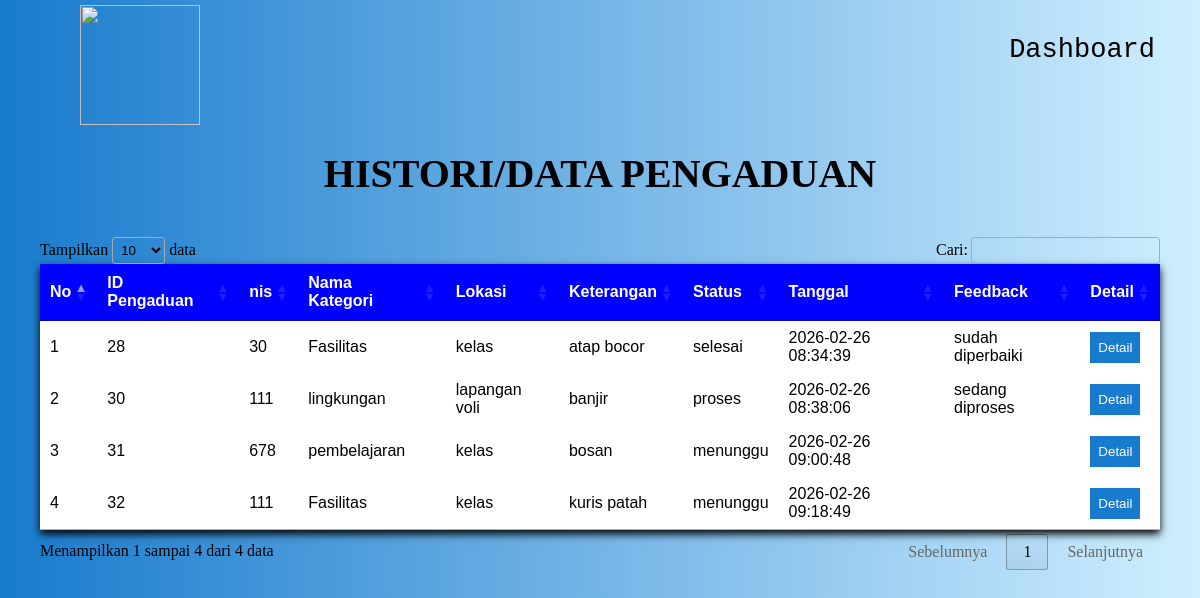
Page /sekolah_2026_12RPL2_UJIKOM_NURI_ESA_SHABILA/admin/data_pengaduan.php (signed in) on the committed database.
### tables this page shows
CREATE TABLE `input_aspirasi` (
  `id_pelaporan` int NOT NULL,
  `nis` varchar(10) NOT NULL,
  `id_kategori` int NOT NULL,
  `lokasi` varchar(50) NOT NULL,
  `keterangan` text NOT NULL,
  `status` enum('menunggu','proses','selesai') NOT NULL DEFAULT 'menunggu',
  `tanggal` datetime NOT NULL DEFAULT CURRENT_TIMESTAMP,
  `feedback` text
);

CREATE TABLE `kategori` (
  `id_kategori` int NOT NULL,
  `ket_kategori` varchar(50) NOT NULL
);

### sekolah_2026_12RPL2_UJIKOM_NURI_ESA_SHABILA/admin/data_pengaduan.php (the view, shortened to what this page needs)
<!DOCTYPE html>
<html lang="en">
<head>
     <link rel="stylesheet" href="https://cdn.datatables.net/1.13.8/css/jquery.dataTables.min.css">
</head>
<body>
     <nav>
          <img src="https://www.smkmutucikampek.sch.id/wp-content/uploads/2021/06/logo_mutu_png_transparant-removebg-preview-1.png">
          <a href="dashboard_admin.php">Dashboard</a>
     </nav>
     <p><b>HISTORI/DATA PENGADUAN</b></p>
     <table id="datatable" class="tabel-data-admin">
          <thead>
               <tr>
                    <th>No</th>
                    <th>ID Pengaduan</th>
                    <th>nis</th>
                    <th>Nama Kategori</th>
                    <th>Lokasi</th>
                    <th>Keterangan</th>
                    <th>Status</th>
                    <th>Tanggal</th>
                    <th>Feedback</th>
                    <th>Detail</th>
               </tr>
          </thead>
          <tbody>
          <?php
          include '../koneksi.php';
          $no = 1;
          $query = mysqli_query($koneksi, "SELECT input_aspirasi.*, kategori.ket_kategori
          FROM input_aspirasi LEFT JOIN kategori ON input_aspirasi.id_kategori = kategori.id_kategori");
          while($data = mysqli_fetch_assoc($query)){
          ?>
          <tr>
               <td><?= $no++ ?></td>
               <td><?= $data['id_pelaporan'] ?></td>
               <td><?= $data['nis'] ?></td>
               <td><?= $data['ket_kategori'] ?></td>
               <td><?= $data['lokasi'] ?></td>
               <td><?= $data['keterangan'] ?></td>
               <td><?= $data['status'] ?></td>
               <td><?= $data['tanggal'] ?></td>
               <td><?= $data['feedback'] ?></td>
               <td>
                    <a href="detail_pengaduan.php?id=<?= $data['id_pelaporan'] ?>">
                         <button>Detail</button>
                    </a>
               </td>
          </tr>
          <?php } ?>
          </tbody>
     </table>
</body>
</html>

### sekolah_2026_12RPL2_UJIKOM_NURI_ESA_SHABILA/admin/data_pengaduan.php (style rules this page uses)
body { margin: 0; min-height: 100vh; background: linear-gradient(to right, #187bcd, #d0efff); padding: 20px 40px; }
p { font-size: 40px; font-family: tahoma; text-align: center; }
.tabel-data-admin { width: 100%; border-collapse: collapse; margin-top: 20px; background: white; font-family: Arial, sans-serif; box-shadow: 0 4px 8px rgba(0,0,0,1); }
.tabel-data-admin th { background: blue; color: white; padding: 15px; text-align: center; }
nav { display: flex; align-items: center; justify-content: space-between; padding: 0 40px; height: 90px; }
nav a { font-family: monospace; color: black; font-size: 27px; text-decoration: none; position: absolute; right: 45px; top: 35px; cursor: pointer; }
img { width: 120px; height: 120px; }
button { background: #187bcd; border: none; padding: 8px; color: white; cursor: pointer; }

### rows in the picture
input_aspirasi: id_pelaporan "28", nis "30", id_kategori.ket_kategori "Fasilitas", lokasi "kelas", keterangan "atap bocor", status "selesai", tanggal "2026-02-26 08:34:39", feedback "sudah diperbaiki"
input_aspirasi: id_pelaporan "30", nis "111", id_kategori.ket_kategori "lingkungan", lokasi "lapangan voli", keterangan "banjir", status "proses", tanggal "2026-02-26 08:38:06", feedback "sedang diproses"
input_aspirasi: id_pelaporan "31", nis "678", id_kategori.ket_kategori "pembelajaran", lokasi "kelas", keterangan "bosan", status "menunggu", tanggal "2026-02-26 09:00:48"
input_aspirasi: id_pelaporan "32", nis "111", id_kategori.ket_kategori "Fasilitas", lokasi "kelas", keterangan "kuris patah", status "menunggu", tanggal "2026-02-26 09:18:49"
